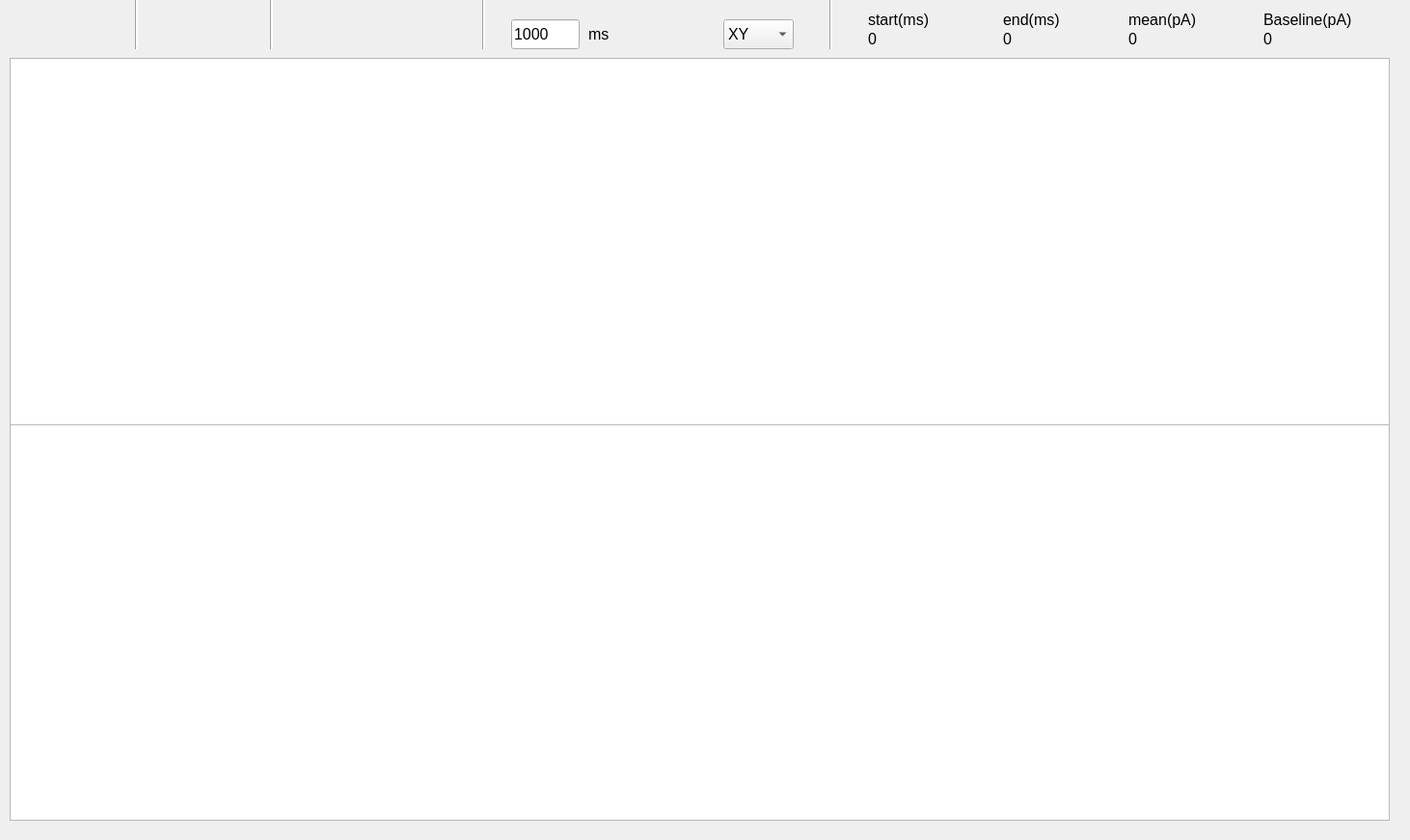
<?xml version="1.0" encoding="UTF-8"?>
<ui version="4.0">
 <class>Form</class>
 <widget class="QWidget" name="Form">
  <property name="geometry">
   <rect>
    <x>0</x>
    <y>0</y>
    <width>1462</width>
    <height>871</height>
   </rect>
  </property>
  <property name="minimumSize">
   <size>
    <width>1462</width>
    <height>871</height>
   </size>
  </property>
  <property name="windowTitle">
   <string>Form</string>
  </property>
  <widget class="QLineEdit" name="lineEdit_2">
   <property name="geometry">
    <rect>
     <x>530</x>
     <y>20</y>
     <width>71</width>
     <height>31</height>
    </rect>
   </property>
   <property name="font">
    <font>
     <pointsize>12</pointsize>
    </font>
   </property>
   <property name="text">
    <string>1000</string>
   </property>
  </widget>
  <widget class="QPushButton" name="pushButton">
   <property name="geometry">
    <rect>
     <x>100</x>
     <y>10</y>
     <width>40</width>
     <height>40</height>
    </rect>
   </property>
   <property name="text">
    <string/>
   </property>
   <property name="icon">
    <iconset resource="../resources/resources.qrc">
     <normaloff>:/C:/Users/LiYu/source/repos/Visual NanoPore/Visual NanoPore/resources/front.png</normaloff>:/C:/Users/LiYu/source/repos/Visual NanoPore/Visual NanoPore/resources/front.png</iconset>
   </property>
   <property name="iconSize">
    <size>
     <width>40</width>
     <height>40</height>
    </size>
   </property>
   <property name="flat">
    <bool>true</bool>
   </property>
  </widget>
  <widget class="QPushButton" name="pushButton_11">
   <property name="geometry">
    <rect>
     <x>10</x>
     <y>10</y>
     <width>40</width>
     <height>40</height>
    </rect>
   </property>
   <property name="autoFillBackground">
    <bool>false</bool>
   </property>
   <property name="text">
    <string/>
   </property>
   <property name="icon">
    <iconset resource="../resources/resources.qrc">
     <normaloff>:/C:/Users/LiYu/source/repos/Visual NanoPore/Visual NanoPore/resources/home.png</normaloff>:/C:/Users/LiYu/source/repos/Visual NanoPore/Visual NanoPore/resources/home.png</iconset>
   </property>
   <property name="iconSize">
    <size>
     <width>40</width>
     <height>40</height>
    </size>
   </property>
   <property name="flat">
    <bool>true</bool>
   </property>
  </widget>
  <widget class="QPushButton" name="pushButton_12">
   <property name="geometry">
    <rect>
     <x>50</x>
     <y>10</y>
     <width>40</width>
     <height>40</height>
    </rect>
   </property>
   <property name="text">
    <string/>
   </property>
   <property name="icon">
    <iconset resource="../resources/resources.qrc">
     <normaloff>:/C:/Users/LiYu/source/repos/Visual NanoPore/Visual NanoPore/resources/back.png</normaloff>:/C:/Users/LiYu/source/repos/Visual NanoPore/Visual NanoPore/resources/back.png</iconset>
   </property>
   <property name="iconSize">
    <size>
     <width>40</width>
     <height>40</height>
    </size>
   </property>
   <property name="flat">
    <bool>true</bool>
   </property>
  </widget>
  <widget class="FirstDataView" name="graphicsView">
   <property name="geometry">
    <rect>
     <x>10</x>
     <y>60</y>
     <width>1431</width>
     <height>381</height>
    </rect>
   </property>
  </widget>
  <widget class="QLabel" name="label">
   <property name="geometry">
    <rect>
     <x>610</x>
     <y>20</y>
     <width>31</width>
     <height>31</height>
    </rect>
   </property>
   <property name="font">
    <font>
     <pointsize>12</pointsize>
    </font>
   </property>
   <property name="text">
    <string>ms</string>
   </property>
  </widget>
  <widget class="QPushButton" name="pushButton_15">
   <property name="geometry">
    <rect>
     <x>190</x>
     <y>10</y>
     <width>40</width>
     <height>40</height>
    </rect>
   </property>
   <property name="text">
    <string/>
   </property>
   <property name="icon">
    <iconset resource="../resources/resources.qrc">
     <normaloff>:/C:/Users/LiYu/source/repos/Visual NanoPore/Visual NanoPore/resources/findpeak.png</normaloff>:/C:/Users/LiYu/source/repos/Visual NanoPore/Visual NanoPore/resources/findpeak.png</iconset>
   </property>
   <property name="iconSize">
    <size>
     <width>40</width>
     <height>40</height>
    </size>
   </property>
   <property name="flat">
    <bool>true</bool>
   </property>
  </widget>
  <widget class="SecondDataView" name="graphicsView_2">
   <property name="geometry">
    <rect>
     <x>10</x>
     <y>440</y>
     <width>1431</width>
     <height>411</height>
    </rect>
   </property>
  </widget>
  <widget class="QPushButton" name="pushButton_10">
   <property name="geometry">
    <rect>
     <x>680</x>
     <y>20</y>
     <width>30</width>
     <height>30</height>
    </rect>
   </property>
   <property name="sizePolicy">
    <sizepolicy hsizetype="Minimum" vsizetype="Ignored">
     <horstretch>0</horstretch>
     <verstretch>0</verstretch>
    </sizepolicy>
   </property>
   <property name="text">
    <string/>
   </property>
   <property name="icon">
    <iconset resource="../resources/resources.qrc">
     <normaloff>:/C:/Users/LiYu/source/repos/Visual NanoPore/Visual NanoPore/resources/cc-arrow-right-square.png</normaloff>:/C:/Users/LiYu/source/repos/Visual NanoPore/Visual NanoPore/resources/cc-arrow-right-square.png</iconset>
   </property>
   <property name="iconSize">
    <size>
     <width>30</width>
     <height>30</height>
    </size>
   </property>
   <property name="flat">
    <bool>true</bool>
   </property>
  </widget>
  <widget class="QPushButton" name="pushButton_13">
   <property name="geometry">
    <rect>
     <x>640</x>
     <y>20</y>
     <width>30</width>
     <height>30</height>
    </rect>
   </property>
   <property name="sizePolicy">
    <sizepolicy hsizetype="Minimum" vsizetype="Ignored">
     <horstretch>0</horstretch>
     <verstretch>0</verstretch>
    </sizepolicy>
   </property>
   <property name="text">
    <string/>
   </property>
   <property name="icon">
    <iconset resource="../resources/resources.qrc">
     <normaloff>:/C:/Users/LiYu/source/repos/Visual NanoPore/Visual NanoPore/resources/cc-arrow-left-square.png</normaloff>:/C:/Users/LiYu/source/repos/Visual NanoPore/Visual NanoPore/resources/cc-arrow-left-square.png</iconset>
   </property>
   <property name="iconSize">
    <size>
     <width>30</width>
     <height>30</height>
    </size>
   </property>
   <property name="flat">
    <bool>true</bool>
   </property>
  </widget>
  <widget class="QPushButton" name="pushButton_16">
   <property name="geometry">
    <rect>
     <x>140</x>
     <y>10</y>
     <width>40</width>
     <height>40</height>
    </rect>
   </property>
   <property name="text">
    <string/>
   </property>
   <property name="icon">
    <iconset resource="../resources/resources.qrc">
     <normaloff>:/C:/Users/LiYu/source/repos/Visual NanoPore/Visual NanoPore/resources/waveform.png</normaloff>:/C:/Users/LiYu/source/repos/Visual NanoPore/Visual NanoPore/resources/waveform.png</iconset>
   </property>
   <property name="iconSize">
    <size>
     <width>40</width>
     <height>40</height>
    </size>
   </property>
   <property name="checkable">
    <bool>true</bool>
   </property>
   <property name="flat">
    <bool>true</bool>
   </property>
  </widget>
  <widget class="QPushButton" name="pushButton_19">
   <property name="geometry">
    <rect>
     <x>340</x>
     <y>10</y>
     <width>40</width>
     <height>40</height>
    </rect>
   </property>
   <property name="text">
    <string/>
   </property>
   <property name="icon">
    <iconset resource="../resources/resources.qrc">
     <normaloff>:/C:/Users/LiYu/source/repos/Visual NanoPore/Visual NanoPore/resources/delete_database.png</normaloff>:/C:/Users/LiYu/source/repos/Visual NanoPore/Visual NanoPore/resources/delete_database.png</iconset>
   </property>
   <property name="iconSize">
    <size>
     <width>40</width>
     <height>40</height>
    </size>
   </property>
   <property name="flat">
    <bool>true</bool>
   </property>
  </widget>
  <widget class="QPushButton" name="pushButton_8">
   <property name="geometry">
    <rect>
     <x>290</x>
     <y>10</y>
     <width>40</width>
     <height>40</height>
    </rect>
   </property>
   <property name="text">
    <string/>
   </property>
   <property name="icon">
    <iconset resource="../resources/resources.qrc">
     <normaloff>:/C:/Users/LiYu/source/repos/Visual NanoPore/Visual NanoPore/resources/add_database.png</normaloff>:/C:/Users/LiYu/source/repos/Visual NanoPore/Visual NanoPore/resources/add_database.png</iconset>
   </property>
   <property name="iconSize">
    <size>
     <width>40</width>
     <height>40</height>
    </size>
   </property>
   <property name="flat">
    <bool>true</bool>
   </property>
  </widget>
  <widget class="QPushButton" name="pushButton_22">
   <property name="geometry">
    <rect>
     <x>400</x>
     <y>10</y>
     <width>40</width>
     <height>40</height>
    </rect>
   </property>
   <property name="text">
    <string/>
   </property>
   <property name="icon">
    <iconset resource="../resources/resources.qrc">
     <normaloff>:/C:/Users/LiYu/source/repos/Visual NanoPore/Visual NanoPore/resources/ok.png</normaloff>:/C:/Users/LiYu/source/repos/Visual NanoPore/Visual NanoPore/resources/ok.png</iconset>
   </property>
   <property name="iconSize">
    <size>
     <width>40</width>
     <height>40</height>
    </size>
   </property>
   <property name="flat">
    <bool>true</bool>
   </property>
  </widget>
  <widget class="QPushButton" name="pushButton_23">
   <property name="geometry">
    <rect>
     <x>450</x>
     <y>10</y>
     <width>40</width>
     <height>40</height>
    </rect>
   </property>
   <property name="text">
    <string/>
   </property>
   <property name="icon">
    <iconset resource="../resources/resources.qrc">
     <normaloff>:/C:/Users/LiYu/source/repos/Visual NanoPore/Visual NanoPore/resources/cancel.png</normaloff>:/C:/Users/LiYu/source/repos/Visual NanoPore/Visual NanoPore/resources/cancel.png</iconset>
   </property>
   <property name="iconSize">
    <size>
     <width>40</width>
     <height>40</height>
    </size>
   </property>
   <property name="flat">
    <bool>true</bool>
   </property>
  </widget>
  <widget class="QLabel" name="label_14">
   <property name="geometry">
    <rect>
     <x>1310</x>
     <y>10</y>
     <width>131</width>
     <height>21</height>
    </rect>
   </property>
   <property name="font">
    <font>
     <pointsize>12</pointsize>
    </font>
   </property>
   <property name="text">
    <string>Baseline(pA)</string>
   </property>
  </widget>
  <widget class="QLabel" name="label_15">
   <property name="geometry">
    <rect>
     <x>1170</x>
     <y>30</y>
     <width>141</width>
     <height>20</height>
    </rect>
   </property>
   <property name="font">
    <font>
     <pointsize>12</pointsize>
    </font>
   </property>
   <property name="text">
    <string>0</string>
   </property>
  </widget>
  <widget class="QLabel" name="label_16">
   <property name="geometry">
    <rect>
     <x>1310</x>
     <y>30</y>
     <width>151</width>
     <height>20</height>
    </rect>
   </property>
   <property name="font">
    <font>
     <pointsize>12</pointsize>
    </font>
   </property>
   <property name="text">
    <string>0</string>
   </property>
  </widget>
  <widget class="QLabel" name="label_17">
   <property name="geometry">
    <rect>
     <x>1040</x>
     <y>10</y>
     <width>101</width>
     <height>21</height>
    </rect>
   </property>
   <property name="font">
    <font>
     <pointsize>12</pointsize>
    </font>
   </property>
   <property name="text">
    <string>end(ms)</string>
   </property>
  </widget>
  <widget class="QLabel" name="label_18">
   <property name="geometry">
    <rect>
     <x>900</x>
     <y>30</y>
     <width>131</width>
     <height>20</height>
    </rect>
   </property>
   <property name="font">
    <font>
     <pointsize>12</pointsize>
    </font>
   </property>
   <property name="text">
    <string>0</string>
   </property>
  </widget>
  <widget class="QLabel" name="label_19">
   <property name="geometry">
    <rect>
     <x>1040</x>
     <y>30</y>
     <width>121</width>
     <height>20</height>
    </rect>
   </property>
   <property name="font">
    <font>
     <pointsize>12</pointsize>
    </font>
   </property>
   <property name="text">
    <string>0</string>
   </property>
  </widget>
  <widget class="QLabel" name="label_20">
   <property name="geometry">
    <rect>
     <x>1170</x>
     <y>10</y>
     <width>121</width>
     <height>21</height>
    </rect>
   </property>
   <property name="font">
    <font>
     <pointsize>12</pointsize>
    </font>
   </property>
   <property name="text">
    <string>mean(pA)</string>
   </property>
  </widget>
  <widget class="QLabel" name="label_4">
   <property name="geometry">
    <rect>
     <x>900</x>
     <y>10</y>
     <width>111</width>
     <height>21</height>
    </rect>
   </property>
   <property name="font">
    <font>
     <pointsize>12</pointsize>
    </font>
   </property>
   <property name="text">
    <string>start(ms)</string>
   </property>
  </widget>
  <widget class="QPushButton" name="pushButton_17">
   <property name="geometry">
    <rect>
     <x>240</x>
     <y>10</y>
     <width>40</width>
     <height>40</height>
    </rect>
   </property>
   <property name="text">
    <string/>
   </property>
   <property name="icon">
    <iconset resource="../resources/resources.qrc">
     <normaloff>:/C:/Users/LiYu/source/repos/Visual NanoPore/Visual NanoPore/resources/save as.png</normaloff>:/C:/Users/LiYu/source/repos/Visual NanoPore/Visual NanoPore/resources/save as.png</iconset>
   </property>
   <property name="iconSize">
    <size>
     <width>40</width>
     <height>40</height>
    </size>
   </property>
   <property name="flat">
    <bool>true</bool>
   </property>
  </widget>
  <widget class="QComboBox" name="comboBox">
   <property name="geometry">
    <rect>
     <x>750</x>
     <y>20</y>
     <width>73</width>
     <height>31</height>
    </rect>
   </property>
   <property name="font">
    <font>
     <family>Arial</family>
     <pointsize>12</pointsize>
    </font>
   </property>
   <item>
    <property name="text">
     <string>XY</string>
    </property>
   </item>
   <item>
    <property name="text">
     <string>X</string>
    </property>
   </item>
   <item>
    <property name="text">
     <string>Y</string>
    </property>
   </item>
  </widget>
  <widget class="Line" name="line">
   <property name="geometry">
    <rect>
     <x>140</x>
     <y>-10</y>
     <width>3</width>
     <height>61</height>
    </rect>
   </property>
   <property name="lineWidth">
    <number>3</number>
   </property>
   <property name="orientation">
    <enum>Qt::Vertical</enum>
   </property>
  </widget>
  <widget class="Line" name="line_2">
   <property name="geometry">
    <rect>
     <x>280</x>
     <y>-10</y>
     <width>3</width>
     <height>61</height>
    </rect>
   </property>
   <property name="lineWidth">
    <number>3</number>
   </property>
   <property name="orientation">
    <enum>Qt::Vertical</enum>
   </property>
  </widget>
  <widget class="Line" name="line_3">
   <property name="geometry">
    <rect>
     <x>500</x>
     <y>-10</y>
     <width>3</width>
     <height>61</height>
    </rect>
   </property>
   <property name="lineWidth">
    <number>3</number>
   </property>
   <property name="orientation">
    <enum>Qt::Vertical</enum>
   </property>
  </widget>
  <widget class="Line" name="line_4">
   <property name="geometry">
    <rect>
     <x>860</x>
     <y>-10</y>
     <width>3</width>
     <height>61</height>
    </rect>
   </property>
   <property name="lineWidth">
    <number>3</number>
   </property>
   <property name="orientation">
    <enum>Qt::Vertical</enum>
   </property>
  </widget>
 </widget>
 <customwidgets>
  <customwidget>
   <class>FirstDataView</class>
   <extends>QGraphicsView</extends>
   <header>qtdataview.h</header>
   <slots>
    <slot>changezoomtype(int)</slot>
   </slots>
  </customwidget>
  <customwidget>
   <class>SecondDataView</class>
   <extends>QGraphicsView</extends>
   <header>qtdataview.h</header>
   <slots>
    <signal>send_eventstart(double)</signal>
    <signal>send_eventend(double)</signal>
    <signal>send_eventbaseline(double)</signal>
    <signal>send_eventcurrent(double)</signal>
    <slot>setyscalemin(double)</slot>
    <slot>setyscalemax(double)</slot>
   </slots>
  </customwidget>
 </customwidgets>
 <resources>
  <include location="../resources/resources.qrc"/>
 </resources>
 <connections>
  <connection>
   <sender>graphicsView_2</sender>
   <signal>send_eventstart(double)</signal>
   <receiver>label_18</receiver>
   <slot>setNum(double)</slot>
   <hints>
    <hint type="sourcelabel">
     <x>745</x>
     <y>681</y>
    </hint>
    <hint type="destinationlabel">
     <x>900</x>
     <y>49</y>
    </hint>
   </hints>
  </connection>
  <connection>
   <sender>graphicsView_2</sender>
   <signal>send_eventend(double)</signal>
   <receiver>label_19</receiver>
   <slot>setNum(double)</slot>
   <hints>
    <hint type="sourcelabel">
     <x>904</x>
     <y>659</y>
    </hint>
    <hint type="destinationlabel">
     <x>1040</x>
     <y>49</y>
    </hint>
   </hints>
  </connection>
  <connection>
   <sender>graphicsView_2</sender>
   <signal>send_eventcurrent(double)</signal>
   <receiver>label_15</receiver>
   <slot>setNum(double)</slot>
   <hints>
    <hint type="sourcelabel">
     <x>1057</x>
     <y>636</y>
    </hint>
    <hint type="destinationlabel">
     <x>1170</x>
     <y>49</y>
    </hint>
   </hints>
  </connection>
  <connection>
   <sender>graphicsView_2</sender>
   <signal>send_eventbaseline(double)</signal>
   <receiver>label_16</receiver>
   <slot>setNum(double)</slot>
   <hints>
    <hint type="sourcelabel">
     <x>1182</x>
     <y>647</y>
    </hint>
    <hint type="destinationlabel">
     <x>1310</x>
     <y>49</y>
    </hint>
   </hints>
  </connection>
  <connection>
   <sender>comboBox</sender>
   <signal>currentIndexChanged(int)</signal>
   <receiver>graphicsView</receiver>
   <slot>changezoomtype(int)</slot>
   <hints>
    <hint type="sourcelabel">
     <x>790</x>
     <y>33</y>
    </hint>
    <hint type="destinationlabel">
     <x>786</x>
     <y>92</y>
    </hint>
   </hints>
  </connection>
 </connections>
</ui>
